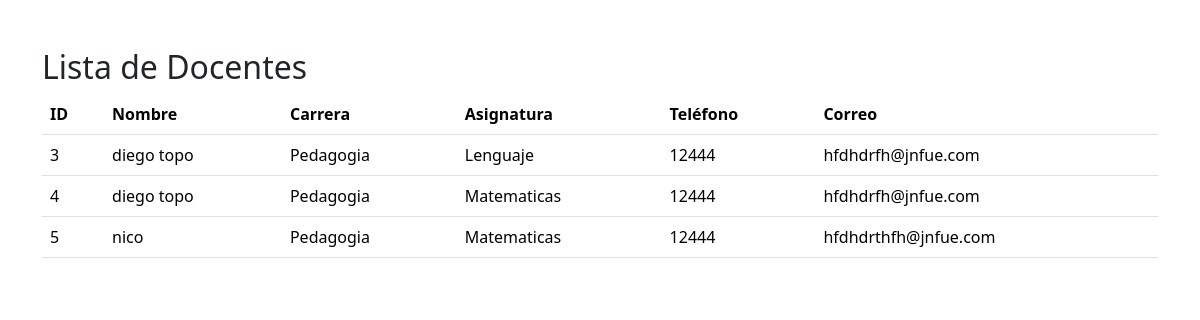
Page /listar_docentes.php (signed in) on the committed database.
### tables this page shows
CREATE TABLE `docentes` (
  `id` int(11) NOT NULL,
  `nombre_docente` varchar(50) DEFAULT NULL,
  `carrera_docente` varchar(100) DEFAULT NULL,
  `asignatura` varchar(50) DEFAULT NULL,
  `telefono_docente` varchar(20) DEFAULT NULL,
  `correo_docente` varchar(100) DEFAULT NULL,
  `usuario_id` int(11) DEFAULT NULL,
  `asignatura_id` int(11) DEFAULT NULL
);

### listar_docentes.php (the view, shortened to what this page needs)
<?php
include("conexion.php");
$sql="SELECT * FROM docentes";
$resultado=mysqli_query($conexion,$sql);
?>
<!DOCTYPE html>
<html>
<head>
<link href="https://cdn.jsdelivr.net/npm/bootstrap@5.3.2/dist/css/bootstrap.min.css" rel="stylesheet">
</head>
<body class="container mt-5">
<h2>Lista de Docentes</h2>
<table class="table">
<tr>
<th>ID</th>
<th>Nombre</th>
<th>Carrera</th>
<th>Asignatura</th>
<th>Teléfono</th>
<th>Correo</th>
</tr>
<?php while($fila=mysqli_fetch_array($resultado)){ ?>
<tr>
<td><?php echo $fila['id']; ?></td>
<td><?php echo $fila['nombre_docente']; ?></td>
<td><?php echo $fila['carrera_docente']; ?></td>
<td><?php echo $fila['asignatura']; ?></td>
<td><?php echo $fila['telefono_docente']; ?></td>
<td><?php echo $fila['correo_docente']; ?></td>
</tr>
<?php } ?>
</table>
</body>
</html>

### rows in the picture
docentes: id "3", nombre_docente "diego topo", carrera_docente "Pedagogia", asignatura "Lenguaje", telefono_docente "12444", correo_docente "hfdhdrfh@jnfue.com"
docentes: id "4", nombre_docente "diego topo", carrera_docente "Pedagogia", asignatura "Matematicas", telefono_docente "12444", correo_docente "hfdhdrfh@jnfue.com"
docentes: id "5", nombre_docente "nico", carrera_docente "Pedagogia", asignatura "Matematicas", telefono_docente "12444", correo_docente "hfdhdrthfh@jnfue.com"
